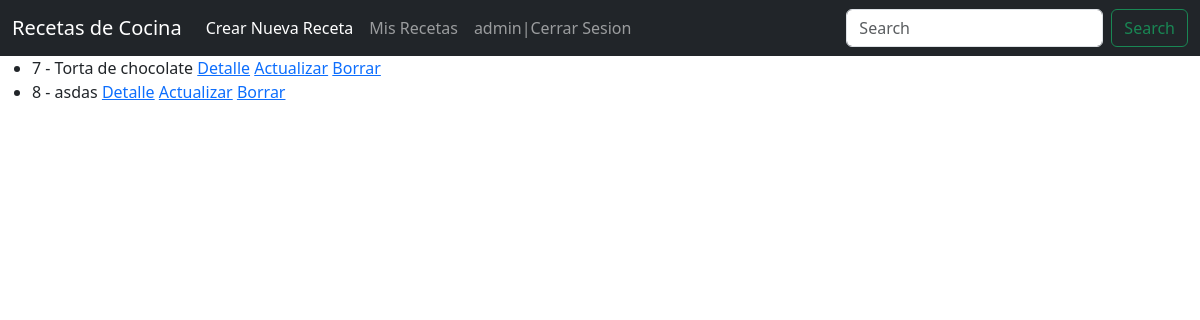
Screenshot of /receta/list/ (signed in) with the database file from the repository.
### AppRecetas/models.py (models this page shows)
class Receta(models.Model):
    nombre_receta = models.CharField(max_length=30)
    descripcion_breve_receta = models.CharField(max_length=100)
    lista_de_ingredientes = models.CharField(max_length=100)
    pasos_a_seguir = models.CharField(max_length=100)
    publisher = models.ForeignKey(to=User, on_delete = models.CASCADE, related_name="publisher")
    def __str__(self):
        return f"{self.id} - {self.nombre_receta}"

### AppRecetas/views.py (the view)
# urls.py: path('receta/list/', RecetaList.as_view(), name="receta-list"),
class RecetaList(ListView):
    model = Receta

### AppRecetas/templates/AppRecetas/receta_list.html
{% extends "AppRecetas/base.html" %}
{% block main %}<ul>
    <h1> Lista de Recetas </h1>
    {% for post in object_list %}
    <li>
        {{post}}
        <a href="{% url 'receta-detail' post.id %}" > Detalle</a>
        {% if user.is_authenticated %}
            <a href="{% url 'receta-update' post.id %}" > Actualizar</a>
            <a href="{% url 'receta-delete' post.id %}" > Borrar</a>
        {% endif %}
    </li>
    {% endfor %}
    </ul>
{% endblock %}

### AppRecetas/templates/AppRecetas/base.html (shortened to what this page needs)
<!DOCTYPE html>
<html lang="en">
  <head>
    {% load static %}
<link href="{% static 'SocialTravel/css/bootstrap.min.css' %}" rel="stylesheet">
    <link href="{% static 'SocialTravel/css/carousel.css' %}" rel="stylesheet">
  </head>
  <body>
<header>
  <nav class="navbar navbar-expand-md navbar-dark fixed-top bg-dark">
    <div class="container-fluid">
      <a class="navbar-brand" href="{% url 'index' %}">Recetas de Cocina</a>
      <div class="collapse navbar-collapse" id="navbarCollapse">
        <ul class="navbar-nav me-auto mb-2 mb-md-0">
          <li class="nav-item">
            <a class="nav-link active" aria-current="page" href="{% url 'receta-create' %}">Crear Nueva Receta</a>
          </li>
          <li class="nav-item">
            <a class="nav-link" href="{% url 'receta-list' %}">Mis Recetas</a>
          </li>
          {% if user.is_authenticated %}
            <li class="nav-item">
              <a class="nav-link" href="{% url 'logout' %}">{{user.username}}|Cerrar Sesion</a>
            </li>
          {% endif %}
        </ul>
        <form class="d-flex">
          <input class="form-control me-2" type="search" placeholder="Search" aria-label="Search">
          <button class="btn btn-outline-success" type="submit">Search</button>
        </form>
      </div>
    </div>
  </nav>
</header>
{% block main %}
{% endblock %}
</body></html>

### rows the page displays
Receta: id+nombre_receta "7 - Torta de chocolate"
Receta: id+nombre_receta "8 - asdas"

### other values shown
{{ user.username }} "admin"
